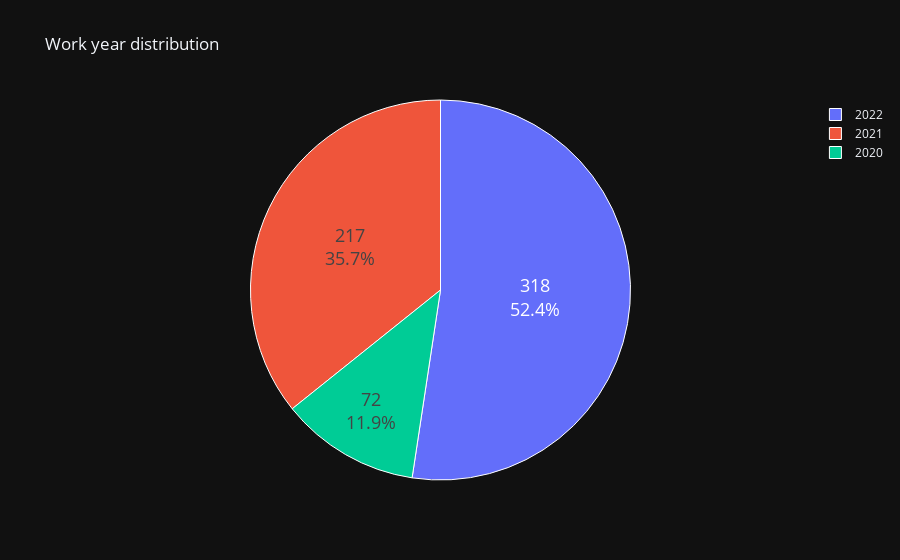

Write notebook code for a chart like this one.
### Markdown cell above
Now here we can see that here the job increase by year, in **2020** there are only **72 Data Science jobs** but it increase by **300%** and become **217** and in **2022** it becomes **318**. Now let's see what percentage of jobs are in each year.

##### Let's visualize it by pie chart.

### Code cell
fig = px.pie(names=wrk_year.index,
             values=wrk_year.values,
             title= 'Work year distribution',
             template='plotly_dark')

fig.update_traces(textinfo='percent+value',
                  textfont_size=18,
                  marker=dict(line=dict(color='#100000', width=0.2)))

fig.data[0].marker.line.width = 1
fig.data[0].marker.line.color='white'

fig.show()

### Figure 1 — Plotly figure (JSON) as saved in the notebook; plotly's stock layout.template omitted (floating-point values rounded to 4 significant figures)
{"data": [{"domain": {"x": [0, 1], "y": [0, 1]}, "hovertemplate": "label=%{label}<br>value=%{value}<extra></extra>", "labels": [2022, 2021, 2020], "legendgroup": "", "marker": {"line": {"color": "white", "width": 1}}, "name": "", "showlegend": true, "textfont": {"size": 18}, "textinfo": "percent+value", "type": "pie", "values": [318, 217, 72]}], "layout": {"legend": {"tracegroupgap": 0}, "title": {"text": "Work year distribution"}}}
